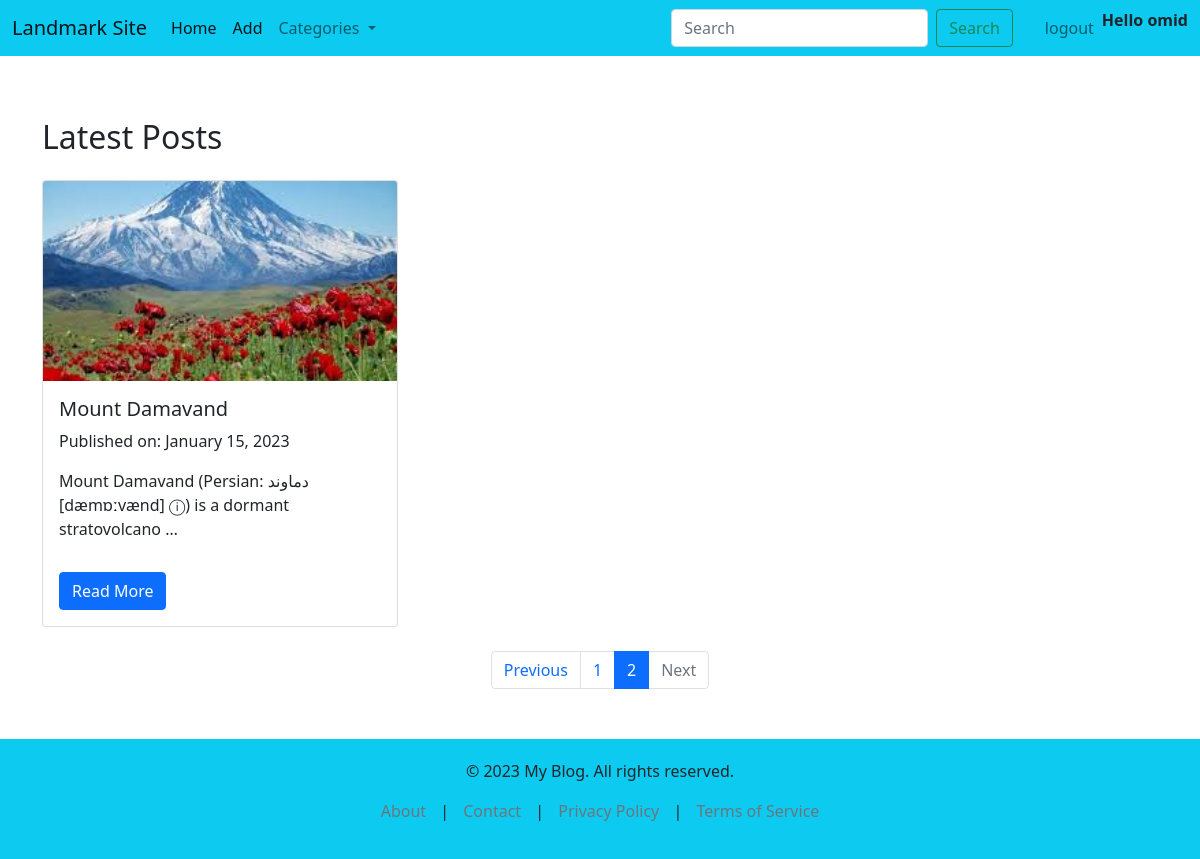
The app's page /landmarks/home/?page=2 (signed in) with its own data.
### landmarks/models.py (models this page shows, shortened)
class Landmark(models.Model):
    name = models.CharField(max_length=255)
    description = models.TextField()
    created = models.DateTimeField(auto_now=True)
    images = models.ImageField(upload_to='landmarkdata', null=True)
    tag = models.ManyToManyField(Tag)

### landmarks/views.py (the view)
# urls.py: 2. Add a URL to urlpatterns:  path('', views.home, name='home')
def home(request):
    page_number = request.GET.get('page', 1)
    landmarks = Landmark.objects.all().order_by('id')
    paginator = Paginator(landmarks, 3)
    page_obj = paginator.get_page(page_number)
    return TemplateResponse(request, 'landmarks/home.html', {'landmarks': page_obj, 'paginator': paginator})

### landmarks/context_processor.py (called while the page is built)
def categories(request):
    tags = Tag.objects.all()
    return{'tags': tags}

### landmarks/models.py (called while the page is built)
    def __str__(self):
        return self.title

### landmarks/templates/landmarks/home.html (shortened to what this page needs)
{% extends 'base.html' %}
{% load static %}
{% block css %}
<link rel="stylesheet" href="{% static 'landmarks/index.css' %}">
{% endblock css %}
{% block content %}
<div class="container mt-5">
    <h2 class="mb-4">Latest Posts</h2>
    <div class="row row-cols-1 row-cols-md-3 g-4">
      {% for landmark in landmarks %}
        {% include 'landmarks/card.html' %}
      {% endfor %}
    </div>
    <nav aria-label="Page navigation example" class="mt-4">
      <ul class="pagination justify-content-center">
        {% if landmarks.has_previous %}
          <li class="page-item">
            <a class="page-link" href="?page={{ landmarks.previous_page_number }}" tabindex="-1" aria-disabled="true">Previous</a>
          </li>
        {% else %}
          <li class="page-item disabled">
            <a class="page-link" href="#" tabindex="-1" aria-disabled="true">Previous</a>
          </li>
        {% endif %}
        {% for page in paginator.page_range %}
          {% if page == landmarks.number %}
            <li class="page-item active"><a class="page-link" href="#">{{ page }}</a></li>
          {% else %}
            <li class="page-item"><a class="page-link" href="?page={{ page }}">{{ page }}</a></li>
          {% endif %}
        {% endfor %}
        {% if landmarks.has_next %}
        <li class="page-item">
          <a class="page-link" href="?page={{ landmarks.next_page_number }}">Next</a>
        </li>
        {% else %}
        <li class="page-item disabled">
          <a class="page-link" href="#">Next</a>
        </li>
        {% endif %}
      </ul>
    </nav>
  </div>
{% endblock content %}

### templates/base.html (shortened to what this page needs)
{% load static %}
<!DOCTYPE html>
<html lang="en">
<head>
  <link href="{% static 'bootstrap/css/bootstrap.min.css' %}" rel="stylesheet">
  <link rel="stylesheet" href="{% static 'style.css' %}">
  {% block css %}{% endblock css %}
</head>
<body>
  <nav class="navbar navbar-expand-lg navbar-light bg-info fixed-top">
    <div class="container-fluid">
      <a class="navbar-brand" href="#">Landmark Site</a>
      <div class="collapse navbar-collapse justify-content-between" id="navbarNav">
        <ul class="navbar-nav me-auto">
          <li><a class="nav-link active" aria-current="page" href="http://127.0.0.1:8000/landmarks/home/">Home</a></li>
          <li><a class="nav-link active" aria-current="page" href="http://127.0.0.1:8000/landmarks/add/">Add</a></li>
          <li class="nav-item dropdown">
            <a class="nav-link dropdown-toggle" href="#" id="navbarDropdown" role="button" data-bs-toggle="dropdown" aria-expanded="false">
              Categories
            </a>
          </li>
        </ul>
        <form class="d-flex me-4" role="search" action="{%url 'search'%}">
          <input class="form-control me-2" type="search" placeholder="Search" aria-label="Search" name = 'query'>
          <button class="btn btn-outline-success" type="submit">Search</button>
        </form>
        <ul class="navbar-nav">
          {% if not user.is_authenticated %}
            <li class="nav-item">
              <a class="nav-link" href="{% url 'login' %}">Login</a>
            </li>
            <li class="nav-item">
              <a class="nav-link" href="{% url 'register' %}">Register</a>
            </li>
          {% else %}
            <li class="nav-item">
              <a class="nav-link" href="{% url 'logout' %}">logout</a>
            </li>
            <li class="nav-item">
              <p class="fw-bolder">Hello {{ user.username }} </p>
            </li>
          {% endif %}
        </ul>
      </div>
    </div>
  </nav>
{% block content %}{% endblock content %}
  <footer class="bg-info">
    <div class="container sticky-bottom">
      <p>&copy; 2023 My Blog. All rights reserved.</p>
      <p>
        <a href="#" class="link-secondary">About</a> |
        <a href="#" class="link-secondary">Contact</a> |
        <a href="#" class="link-secondary">Privacy Policy</a> |
        <a href="#" class="link-secondary">Terms of Service</a>
      </p>
    </div>
  </footer>
</body>
</html>

### landmarks/templates/landmarks/card.html
<div class="col">
    <div class="card h-100">
        <img src="{{landmark.images.url}}" class="card-img-top" alt="Post Image">
        <div class="card-body">
        <h5 class="card-title">{{ landmark.name }}</h5>
        <p class="card-text">Published on: January 15, 2023</p>
        <p class="card-text">{{ landmark.description|truncatewords:10 }}</p>
        <a href="{% url 'single_place' landmark.id %}" class="btn btn-primary read-more-btn">Read More</a>
        </div>
    </div>
</div>

### static/style.css (style rules this page uses)
body { padding-top: 70px; }
footer { background-color: #f8f9fa; padding: 20px 0; text-align: center; margin-top: 50px; }
footer a { color: #007bff; text-decoration: none; margin: 0 10px; }

### landmarks/static/posts/index.css (style rules this page uses)
.card img { height: 200px; object-fit: cover; }
.read-more-btn { display: inline-block; margin-top: 15px; }

### records on screen
Landmark: images (picture), name "Mount Damavand", description "Mount Damavand (Persian: دماوند [dæmɒːvænd] ⓘ) is a dormant stratovolcano …"

### other values on screen
{{ user.username }} "omid"
{{ page }} "1"
{{ page }} "2"
